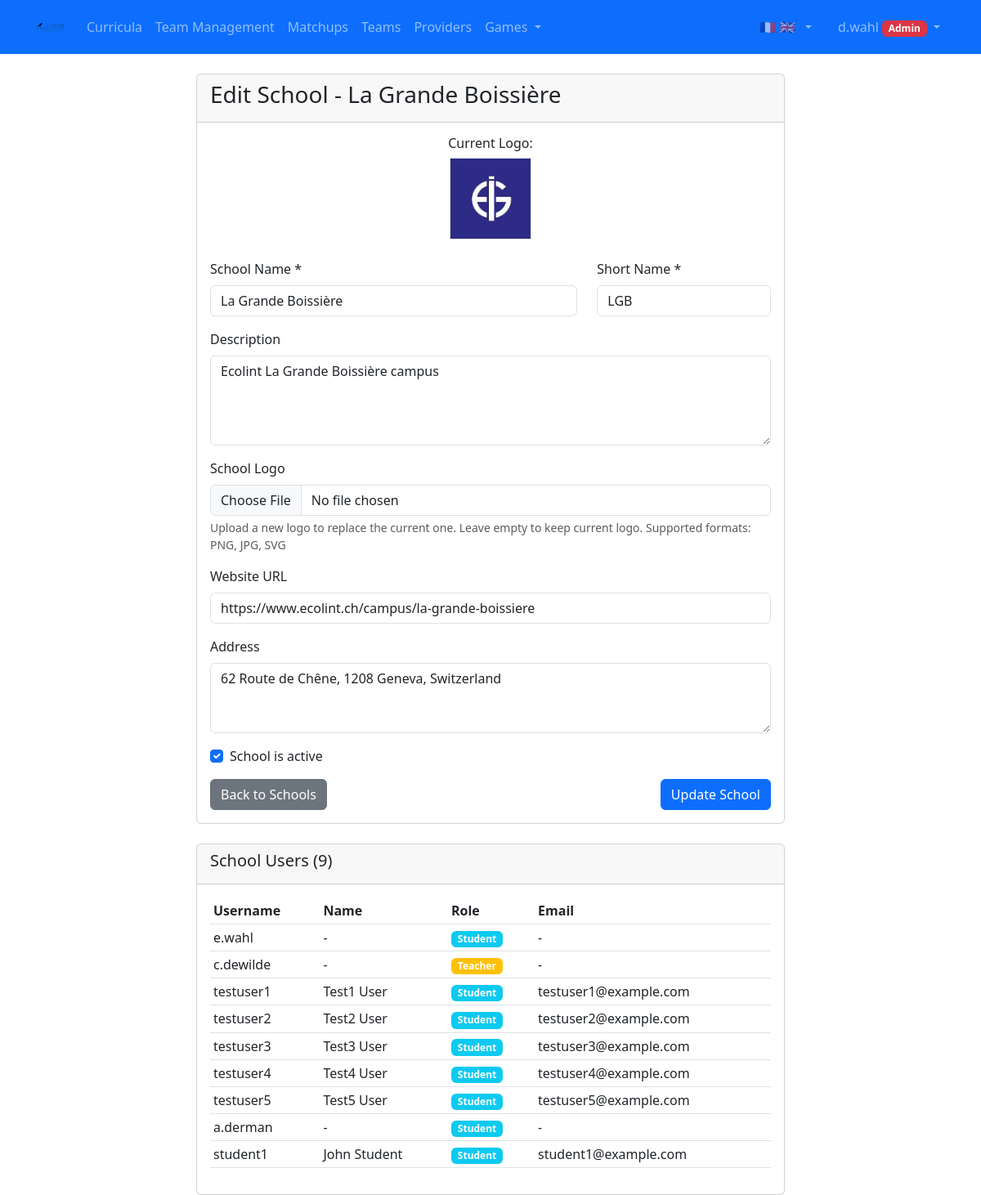
The page /aigames/schools/1/edit/ (signed in) on the database as committed earlier.
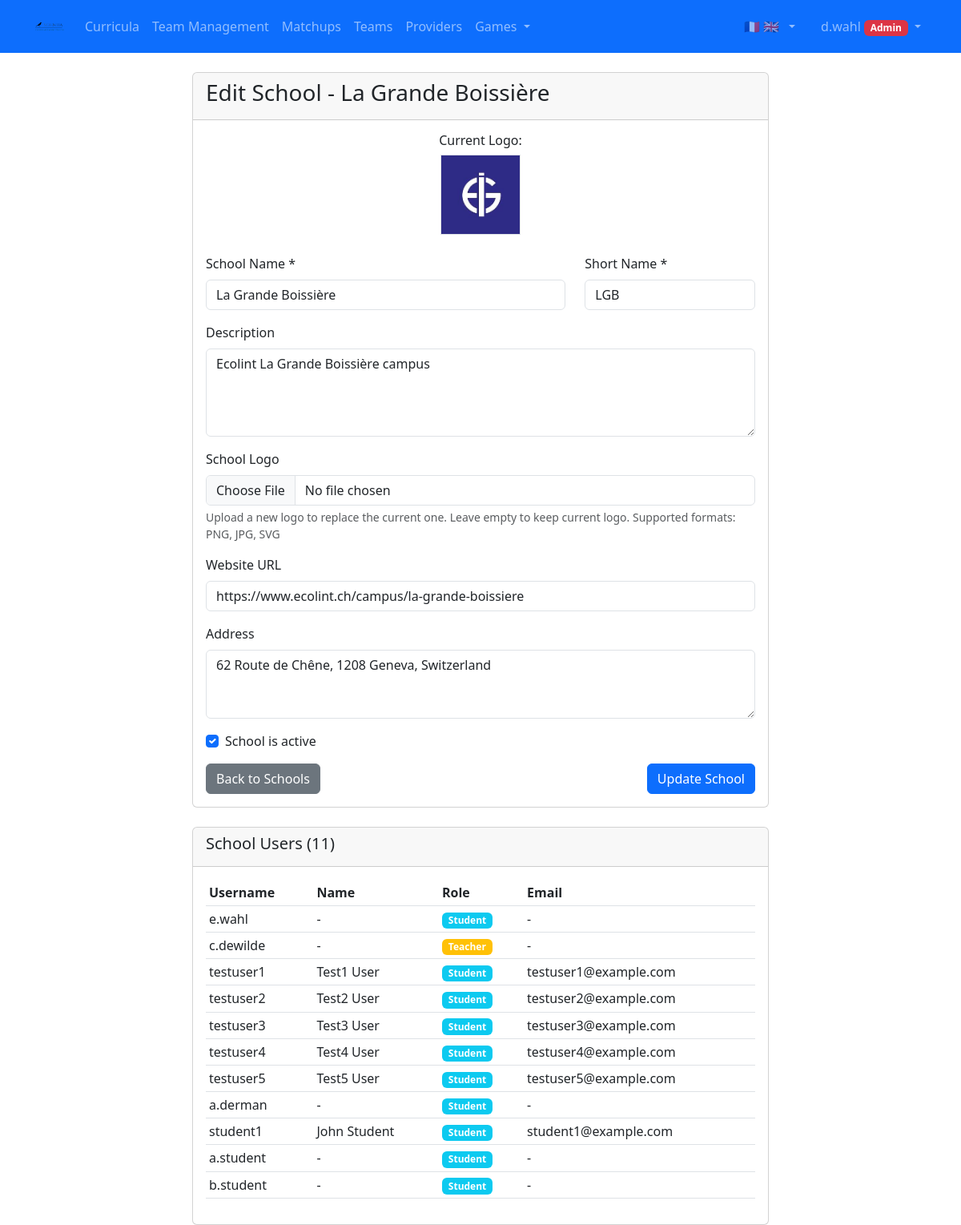
The same page on the database as committed later.
### aigames/models.py (models this page shows, shortened)
class School(models.Model):
    name = models.CharField(max_length=255, unique=True)
    short_name = models.CharField(max_length=50, help_text="Short name or abbreviation")
    description = models.TextField(blank=True)
    logo = models.ImageField(upload_to='school_logos/', blank=True, null=True, help_text="School logo for white-labeling")
    navbar_color = models.CharField(max_length=7, blank=True, help_text="Navbar color in hex format (e.g., #2E2B86)")
    primary_button_color = models.CharField(max_length=7, blank=True, help_text="Primary button color in hex format (e.g., #2E2B86)")
    website_url = models.URLField(blank=True, help_text="School website URL")
    address = models.TextField(blank=True)
    is_active = models.BooleanField(default=True)
    created_at = models.DateTimeField(auto_now_add=True)
    updated_at = models.DateTimeField(auto_now=True)
    @property
    def logo_url(self):
        if self.logo:
            return self.logo.url
        return None
    class Meta:
        ordering = ['name']

class UserProfile(models.Model):
    ROLE_CHOICES = [
        ('student', 'Student'),
        ('teacher', 'Teacher'),
        ('admin', 'Admin'),
    ]
    user = models.OneToOneField(User, on_delete=models.CASCADE, related_name='profile')
    role = models.CharField(max_length=10, choices=ROLE_CHOICES, default='student')
    school = models.ForeignKey(School, on_delete=models.CASCADE, related_name='users')
    created_at = models.DateTimeField(auto_now_add=True)
    updated_at = models.DateTimeField(auto_now=True)
    @property
    def can_create_teams(self):
        return self.role in ['teacher', 'admin']
    @property
    def can_create_games(self):
        return self.role == 'admin'
    @property
    def can_modify_syllabus(self):
        return self.role == 'admin'

### aigames/views.py (the view)
# urls.py: path('schools/<int:school_id>/edit/', views.edit_school, name='edit_school'),
@login_required
@user_passes_test(can_modify_syllabus)
def edit_school(request, school_id):
    school = get_object_or_404(School, id=school_id)
    if request.method == 'POST':
        form = SchoolForm(request.POST, request.FILES, instance=school)
        if form.is_valid():
            form.save()
            messages.success(request, 'School updated successfully!')
            return redirect('school_list')
    else:
        form = SchoolForm(instance=school)
    return render(request, 'aigames/edit_school.html', {'form': form, 'school': school})

### aigames/forms.py
class SchoolForm(forms.ModelForm):
    class Meta:
        model = School
        fields = ['name', 'short_name', 'description', 'logo', 'website_url', 'address', 'is_active']
        widgets = {
            'name': forms.TextInput(attrs={'class': 'form-control'}),
            'short_name': forms.TextInput(attrs={'class': 'form-control'}),
            'description': forms.Textarea(attrs={'class': 'form-control', 'rows': 4}),
            'logo': forms.FileInput(attrs={'class': 'form-control', 'accept': 'image/*'}),
            'website_url': forms.URLInput(attrs={'class': 'form-control'}),
            'address': forms.Textarea(attrs={'class': 'form-control', 'rows': 3}),
            'is_active': forms.CheckboxInput(attrs={'class': 'form-check-input'}),
        }

### aigames/views.py (called while the page is built)
def can_modify_syllabus(user):
    if not user.is_authenticated:
        return False
    try:
        return user.profile.can_modify_syllabus
    except UserProfile.DoesNotExist:
        return False

### aigames/templates/aigames/edit_school.html (shortened to what the changed rows need)
{% extends 'syllabus/base.html' %}
{% load static %}
{% block content %}
<div class="container mt-4">
    <div class="row justify-content-center">
        <div class="col-md-8">
            <div class="card">
                <div class="card-header">
                    <h3> Edit School - {{ school.name }}</h3>
                </div>
                <div class="card-body">
                    {% if school.logo %}
                    <div class="text-center mb-4">
                        <h6>Current Logo:</h6>
                        <img src="{{ school.logo.url }}" alt="{{ school.name }} Logo"
                             style="max-height: 100px; max-width: 300px;" class="img-fluid border">
                    </div>
                    {% endif %}
                    <form method="post" enctype="multipart/form-data">
                        <div class="row">
                            <div class="col-md-8 mb-3">
                                <label for="{{ form.name.id_for_label }}" class="form-label">School Name *</label>
                                {{ form.name }}
                            </div>
                            <div class="col-md-4 mb-3">
                                <label for="{{ form.short_name.id_for_label }}" class="form-label">Short Name *</label>
                                {{ form.short_name }}
                            </div>
                        </div>
                        <div class="mb-3">
                            <label for="{{ form.description.id_for_label }}" class="form-label">Description</label>
                            {{ form.description }}
                        </div>
                        <div class="mb-3">
                            <label for="{{ form.logo.id_for_label }}" class="form-label">School Logo</label>
                            {{ form.logo }}
                            <div class="form-text">
                                Upload a new logo to replace the current one. Leave empty to keep current logo.
                                Supported formats: PNG, JPG, SVG
                            </div>
                        </div>
                        <div class="mb-3">
                            <label for="{{ form.website_url.id_for_label }}" class="form-label">Website URL</label>
                            {{ form.website_url }}
                        </div>
                        <div class="mb-3">
                            <label for="{{ form.address.id_for_label }}" class="form-label">Address</label>
                            {{ form.address }}
                        </div>
                        <div class="mb-3 form-check">
                            {{ form.is_active }}
                            <label for="{{ form.is_active.id_for_label }}" class="form-check-label">
                                School is active
                            </label>
                        </div>
                    </form>
                </div>
            </div>
            <div class="card mt-4">
                <div class="card-header">
                    <h5> School Users ({{ school.users.count }})</h5>
                </div>
                <div class="card-body">
                    {% if school.users.count > 0 %}
                        <div class="table-responsive">
                            <table class="table table-sm">
                                <thead>
                                    <tr>
                                        <th>Username</th>
                                        <th>Name</th>
                                        <th>Role</th>
                                        <th>Email</th>
                                    </tr>
                                </thead>
                                <tbody>
                                    {% for user_profile in school.users.all %}
                                    <tr>
                                        <td>{{ user_profile.user.username }}</td>
                                        <td>{{ user_profile.user.get_full_name|default:"-" }}</td>
                                        <td>
                                            <span class="badge bg-{% if user_profile.role == 'admin' %}danger{% elif user_profile.role == 'teacher' %}warning{% else %}info{% endif %}">
                                                {{ user_profile.get_role_display }}
                                            </span>
                                        </td>
                                        <td>{{ user_profile.user.email|default:"-" }}</td>
                                    </tr>
                                    {% endfor %}
                                </tbody>
                            </table>
                        </div>
                    {% else %}
                        <p class="text-muted">No users assigned to this school yet.</p>
                    {% endif %}
                </div>
            </div>
        </div>
    </div>
</div>
{% endblock %}

Rows that differ between the two databases and show on the page:
computed for School "La Grande Boissière": users.count "9" → "11"
added UserProfile: user.username "a.student", user.get_full_name "-", role "Student", user.email "-"
added UserProfile: user.username "b.student", user.get_full_name "-", role "Student", user.email "-"
